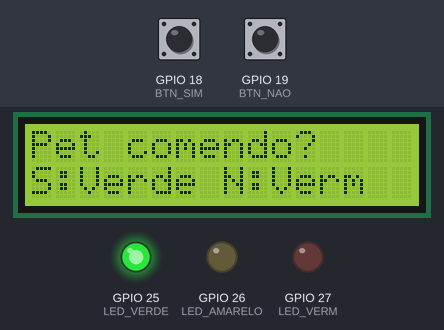
Bench run of a sketch on a simulated ESP32. Shown: 16×2 character LCD, output pins drawn as LEDs (lit = HIGH). Inputs (shaded band) come from the test bench; at power-on: GPIO 18 (BTN_SIM) HIGH, GPIO 19 (BTN_NAO) HIGH. WiFi joins after 1.5 s; servers stay silent unless stated; what the sketch prints to the serial monitor is not drawn.

Above: at 4.8 s.
4.9 s: GPIO 18 (BTN_SIM) pulled LOW for 3.2 s
At 8.6 s:
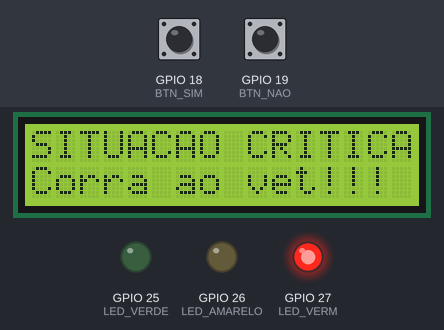
9.6 s: GPIO 19 (BTN_NAO) pulled LOW for 1 s
At 11.6 s:
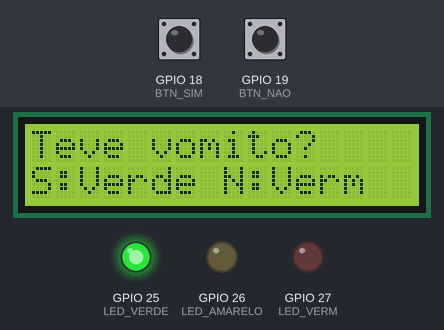
12.1 s: GPIO 19 (BTN_NAO) pulled LOW for 3.2 s
At 15.4 s:
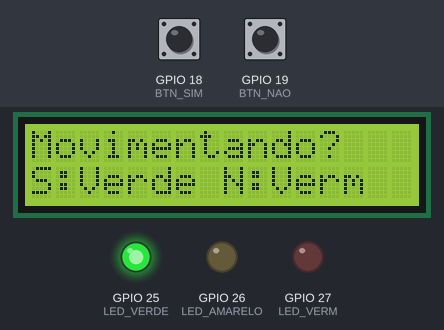
16.8 s: GPIO 19 (BTN_NAO) pulled LOW for 0.15 s
At 17.5 s:
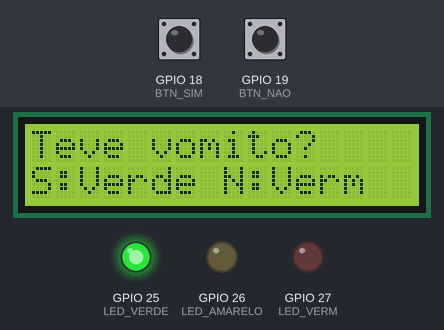
18.4 s: GPIO 18 (BTN_SIM) pulled LOW for 0.15 s
At 18.8 s:
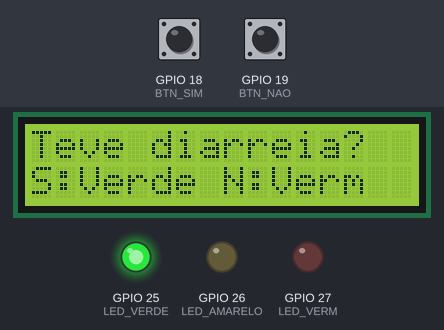
20.0 s: GPIO 19 (BTN_NAO) pulled LOW for 3.2 s
At 20.17 s:
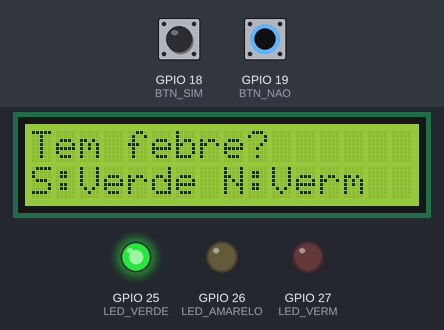
Timing chart, 0 to 23.6 s (numbered marks = the images above; inputs shaded):
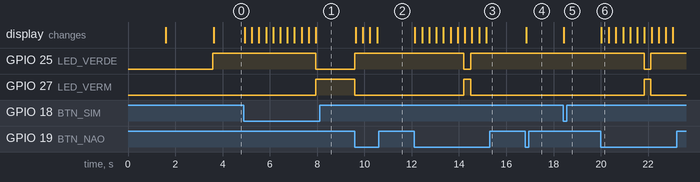

Measured:
- after the input at 4.9 s, GPIO 25 (LED_VERDE): HIGH → LOW after 3.0 s; GPIO 27 (LED_VERM): LOW → HIGH after 3.0 s; the display: first changes at once (image 1 shows a later state)
- after the input at 9.6 s, GPIO 25 (LED_VERDE): LOW → HIGH at once; GPIO 27 (LED_VERM): HIGH → LOW at once; the display: first changes at once (image 2 shows a later state)
- after the input at 12.1 s, GPIO 25 (LED_VERDE): HIGH → LOW after 2.1 s, → HIGH 0.30 s later; GPIO 27 (LED_VERM): LOW → HIGH after 2.1 s, → LOW 0.30 s later; the display: first changes at once (image 3 shows a later state)
- after the input at 16.8 s, the display: changes at once (image 4)
- after the input at 18.4 s, the display: changes at once (image 5)
- after the input at 20.0 s, GPIO 25 (LED_VERDE): HIGH → LOW after 1.8 s, → HIGH 0.27 s later; GPIO 27 (LED_VERM): LOW → HIGH after 1.8 s, → LOW 0.27 s later; the display: changes at once (image 6)

The sketch:

sketch.ino
```cpp
// BIBLIOTECAS
#include <WiFi.h>
#include <WebServer.h>
#include <Wire.h>
#include <LiquidCrystal_I2C.h>

// CONFIGURACAO DO HARDWARE
#define BTN_SIM     18
#define BTN_NAO     19
#define LED_VERDE   25
#define LED_AMARELO 26
#define LED_VERM    27

// CONFIGURACAO DO WIFI E SERVIDOR
const char* SSID     = "Wokwi-GUEST";
const char* PASSWORD = "";
WebServer server(80);

// CONFIGURACAO DO LCD
LiquidCrystal_I2C lcd(0x27, 16, 2);

// PERGUNTAS DA TRIAGEM
// SIM = ruim para idx 3-10 (sintomas)
// NAO = ruim para idx 0-2  (habitos)
const char* perguntas[] = {
  "Pet comendo?",     // idx 0 - NAO = ponto negativo
  "Bebendo agua?",    // idx 1 - NAO = ponto negativo
  "Movimentando?",    // idx 2 - NAO = ponto negativo
  "Teve vomito?",     // idx 3 - SIM = ponto negativo + flag
  "Teve diarreia?",   // idx 4 - SIM = ponto negativo + flag
  "Tem febre?",       // idx 5 - SIM = ponto negativo
  "Dif. respirar?",   // idx 6 - SIM = ponto negativo + flag
  "Convulsoes?",      // idx 7 - SIM = ponto negativo + flag
  "Urinando bem?",    // idx 8 - NAO = ponto negativo + flag
  "Barriga ok?",      // idx 9 - NAO = ponto negativo + flag
  "Coceira/feridas?"  // idx 10 - SIM = ponto negativo
};
const int TOTAL_PERGUNTAS = 11;

// VARIAVEIS DE CONTROLE
int    perguntaAtual     = 0;
int    pontuacao         = 0;
bool   triagemFinalizada = false;
String resultadoFinal    = "Aguardando...";
String nivelRisco        = "aguardando";

// FLAGS DE COMBOS
bool teveVomito    = false;
bool teveDiarreia  = false;
bool teveDifResp   = false;
bool teveConvulsao = false;
bool naoUrina      = false;
bool barigaRuim    = false;

unsigned long ultimoDebounce = 0;
const unsigned long DEBOUNCE_DELAY = 300;

// LIGA E DESLIGA OS LEDS
void acenderLed(int led) {
  digitalWrite(LED_VERDE,   LOW);
  digitalWrite(LED_AMARELO, LOW);
  digitalWrite(LED_VERM,    LOW);
  digitalWrite(led, HIGH);
}

// HELPER JSON
String jsonStr(String s) {
  s.replace("\"", "\\\"");
  return "\"" + s + "\"";
}

// CONTA QUANTOS COMBOS ESTAO ATIVOS
int contarCombos() {
  int total = 0;
  if (teveVomito    && teveDiarreia) total++; // Gastroenterite
  if (teveVomito    && barigaRuim)   total++; // Torcao Gastrica
  if (teveConvulsao && teveDifResp)  total++; // Crise Neurologica
  if (naoUrina      && barigaRuim)   total++; // Obstr. Urinaria
  return total;
}

// DASHBOARD HTML
void handleRoot() {
  String cor = "#27ae60";
  if (nivelRisco == "medio")      cor = "#f39c12";
  if (nivelRisco == "alto")       cor = "#e67e22";
  if (nivelRisco == "emergencia") cor = "#e74c3c";
  if (nivelRisco == "critico")    cor = "#c0392b";

  String html = "<html><head><meta charset='UTF-8'>";
  html += "<meta http-equiv='refresh' content='3'>";
  html += "<title>CLYVO VET - Dashboard</title>";
  html += "<style>";
  html += "body{font-family:Arial,sans-serif;text-align:center;background:#f4f4f4;padding:30px;}";
  html += "h1{color:#2c3e50;}";
  html += ".card{background:white;border-radius:8px;padding:20px;margin:10px auto;max-width:400px;box-shadow:0 2px 6px rgba(0,0,0,0.1);}";
  html += ".status{font-size:1.3em;font-weight:bold;color:" + cor + ";}";
  html += ".info{color:#555;margin-top:8px;}";
  html += "</style></head><body>";
  html += "<h1>🐾 CLYVO VET</h1>";
  html += "<p>Sistema de Triagem Veterinária IoT</p>";
  html += "<div class='card'>";
  html += "<div class='status'>" + resultadoFinal + "</div>";
  html += "<div class='info'>Pontuação: " + String(pontuacao) + "</div>";
  html += "<div class='info'>Pergunta: " + String(perguntaAtual) + " / " + String(TOTAL_PERGUNTAS) + "</div>";
  html += "</div>";
  html += "<p style='color:#aaa;font-size:0.8em;'>Atualiza a cada 3 segundos</p>";
  html += "</body></html>";

  server.send(200, "text/html", html);
}

// API JSON - STATUS
void handleApiStatus() {
  server.sendHeader("Access-Control-Allow-Origin", "*");
  String json = "{";
  json += "\"finalizada\":"     + String(triagemFinalizada ? "true" : "false") + ",";
  json += "\"perguntaAtual\":"  + String(perguntaAtual) + ",";
  json += "\"totalPerguntas\":" + String(TOTAL_PERGUNTAS) + ",";
  json += "\"pontuacao\":"      + String(pontuacao) + ",";
  json += "\"nivelRisco\":"     + jsonStr(nivelRisco) + ",";
  json += "\"resultado\":"      + jsonStr(resultadoFinal) + ",";
  json += "\"combosAtivos\":"   + String(contarCombos()) + ",";
  json += "\"vomito\":"         + String(teveVomito    ? "true" : "false") + ",";
  json += "\"diarreia\":"       + String(teveDiarreia  ? "true" : "false") + ",";
  json += "\"convulsao\":"      + String(teveConvulsao ? "true" : "false") + ",";
  json += "\"difResp\":"        + String(teveDifResp   ? "true" : "false") + ",";
  json += "\"semUrina\":"       + String(naoUrina      ? "true" : "false") + ",";
  json += "\"barigaRuim\":"     + String(barigaRuim    ? "true" : "false");
  json += "}";
  server.send(200, "application/json", json);
}

// API JSON - RESET
void handleApiReset() {
  server.sendHeader("Access-Control-Allow-Origin", "*");
  reiniciarTriagem();
  server.send(200, "application/json", "{\"ok\":true,\"message\":\"Triagem reiniciada\"}");
}

// MOSTRA PERGUNTA NO LCD
void mostrarPergunta() {
  lcd.clear();
  lcd.setCursor(0, 0);
  lcd.print(perguntas[perguntaAtual]);
  lcd.setCursor(0, 1);
  lcd.print("S:Verde N:Verm");
}

// CALCULA E MOSTRA RESULTADO
void mostrarResultado() {
  lcd.clear();
  triagemFinalizada = true;
  int combos = contarCombos();

  // 1. SITUACAO CRITICA — quase tudo negativo
  if (pontuacao >= 8) {
    nivelRisco     = "critico";
    resultadoFinal = "Situacao critica!";
    lcd.setCursor(0, 0); lcd.print("SITUACAO CRITICA");
    lcd.setCursor(0, 1); lcd.print("Corra ao vet!!!");
    acenderLed(LED_VERM);

  // 2. MUITO URGENTE — muita coisa errada
  } else if (pontuacao >= 6) {
    nivelRisco     = "critico";
    resultadoFinal = "Muito urgente!";
    lcd.setCursor(0, 0); lcd.print("MUITO URGENTE!");
    lcd.setCursor(0, 1); lcd.print("Va ao vet AGORA!");
    acenderLed(LED_VERM);

  // 3. MAIS DE UM COMBO — sem nome, so urgencia
  } else if (combos > 1) {
    nivelRisco     = "emergencia";
    resultadoFinal = "Multiplos combos!";
    lcd.setCursor(0, 0); lcd.print("EMERGENCIA!");
    lcd.setCursor(0, 1); lcd.print("Va ao vet AGORA!");
    acenderLed(LED_VERM);

  // 4. EXATAMENTE UM COMBO — mostra nome da doenca
  } else if (combos == 1) {
    nivelRisco = "emergencia";
    acenderLed(LED_VERM);

    if (teveVomito && teveDiarreia) {
      resultadoFinal = "Gastroenterite!";
      lcd.setCursor(0, 0); lcd.print("Gastroenterite!");
      lcd.setCursor(0, 1); lcd.print("Va ao vet hoje!");

    } else if (teveVomito && barigaRuim) {
      resultadoFinal = "Torcao Gastrica?";
      lcd.setCursor(0, 0); lcd.print("Torcao Gastrica?");
      lcd.setCursor(0, 1); lcd.print("Va ao vet AGORA!");

    } else if (teveConvulsao && teveDifResp) {
      resultadoFinal = "Crise Neurologica";
      lcd.setCursor(0, 0); lcd.print("Crise Neurologica");
      lcd.setCursor(0, 1); lcd.print("Va ao vet AGORA!");

    } else if (naoUrina && barigaRuim) {
      resultadoFinal = "Obstr. Urinaria!";
      lcd.setCursor(0, 0); lcd.print("Obstr. Urinaria!");
      lcd.setCursor(0, 1); lcd.print("Va ao vet AGORA!");
    }

  // 5. RISCO BAIXO
  } else if (pontuacao <= 2) {
    nivelRisco     = "baixo";
    resultadoFinal = "Risco Baixo";
    lcd.setCursor(0, 0); lcd.print("Risco: BAIXO");
    lcd.setCursor(0, 1); lcd.print("Pet saudavel!");
    acenderLed(LED_VERDE);

  // 6. RISCO MEDIO
  } else {
    nivelRisco     = "medio";
    resultadoFinal = "Risco Medio";
    lcd.setCursor(0, 0); lcd.print("Risco: MEDIO");
    lcd.setCursor(0, 1); lcd.print("Consulte breve");
    acenderLed(LED_AMARELO);
  }
}

void reiniciarTriagem() {
  perguntaAtual     = 0;
  pontuacao         = 0;
  triagemFinalizada = false;
  nivelRisco        = "aguardando";
  resultadoFinal    = "Triagem em andamento...";
  teveVomito        = false;
  teveDiarreia      = false;
  teveDifResp       = false;
  teveConvulsao     = false;
  naoUrina          = false;
  barigaRuim        = false;
  acenderLed(LED_VERDE);
  mostrarPergunta();
}

void setup() {
  Serial.begin(115200);

  pinMode(BTN_SIM,     INPUT_PULLUP);
  pinMode(BTN_NAO,     INPUT_PULLUP);
  pinMode(LED_VERDE,   OUTPUT);
  pinMode(LED_AMARELO, OUTPUT);
  pinMode(LED_VERM,    OUTPUT);

  lcd.init();
  lcd.backlight();

  WiFi.begin(SSID, PASSWORD, 6);
  Serial.print("Conectando ao WiFi");
  while (WiFi.status() != WL_CONNECTED) {
    delay(500);
    Serial.print(".");
  }
  Serial.println("\nWiFi conectado!");
  Serial.print("IP do Dashboard: http://");
  Serial.println(WiFi.localIP());

  server.on("/",           HTTP_GET, handleRoot);
  server.on("/api/status", HTTP_GET, handleApiStatus);
  server.on("/api/reset",  HTTP_GET, handleApiReset);
  server.begin();
  Serial.println("Servidor HTTP iniciado.");

  lcd.setCursor(0, 0); lcd.print("  CLYVO VET");
  lcd.setCursor(0, 1); lcd.print(" Triagem Pet");
  delay(2000);

  reiniciarTriagem();
}

void loop() {
  server.handleClient();

  unsigned long agora = millis();
  if (agora - ultimoDebounce < DEBOUNCE_DELAY) return;

  if (triagemFinalizada) {
    if (digitalRead(BTN_SIM) == LOW || digitalRead(BTN_NAO) == LOW) {
      ultimoDebounce = agora;
      reiniciarTriagem();
    }
    return;
  }

  if (digitalRead(BTN_SIM) == LOW) {
    ultimoDebounce = agora;
    if (perguntaAtual == 3)  teveVomito    = true;
    if (perguntaAtual == 4)  teveDiarreia  = true;
    if (perguntaAtual == 6)  teveDifResp   = true;
    if (perguntaAtual == 7)  teveConvulsao = true;
    if (perguntaAtual >= 3)  pontuacao++;
    perguntaAtual++;
    if (perguntaAtual >= TOTAL_PERGUNTAS) mostrarResultado();
    else mostrarPergunta();
  }

  if (digitalRead(BTN_NAO) == LOW) {
    ultimoDebounce = agora;
    if (perguntaAtual == 8)  naoUrina   = true;
    if (perguntaAtual == 9)  barigaRuim = true;
    if (perguntaAtual < 3)   pontuacao++;
    perguntaAtual++;
    if (perguntaAtual >= TOTAL_PERGUNTAS) mostrarResultado();
    else mostrarPergunta();
  }

  delay(10);
}
```
